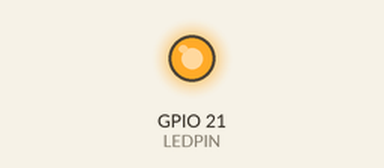
Simulated run of this program. Board: Raspberry Pi (BCM pin numbers). Parts: output pins drawn as LEDs (lit = HIGH). The WebIOPi server calls setup() once and loop() repeatedly.

Above: at 1.5 s.
At 3.5 s:
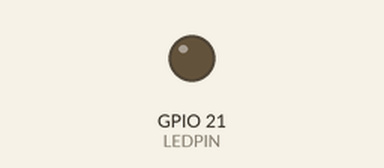
Timing chart, 0 to 5.2 s (numbered marks = the images above):
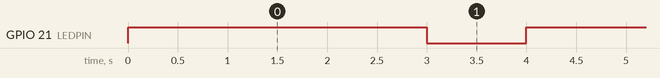

Measured:
- by itself, GPIO 21 (LEDPIN): alternates HIGH for 3.0 s and LOW for 1.0 s

The program:

blink.py
```python
import webiopi

#--
#  Raspberry PI B+ でLチカ
#--
#
# o GPIOの右端の端子を利用
#   □□□□.......□□□□■ <- GPIO#21
#   □□□□.......□□□□■ <- Ground
#
# o webiopiから利用
#

webiopi.setDebug()

GPIO = webiopi.GPIO
LEDPIN = 21

def setup():
        webiopi.debug("Setup start")
        GPIO.setFunction( LEDPIN, GPIO.OUT )
        webiopi.debug("Setup end")

def loop():
        GPIO.digitalWrite( LEDPIN, True )
        webiopi.sleep( 3.0 )
        GPIO.digitalWrite( LEDPIN, False )
        webiopi.sleep( 1.0 )
```
